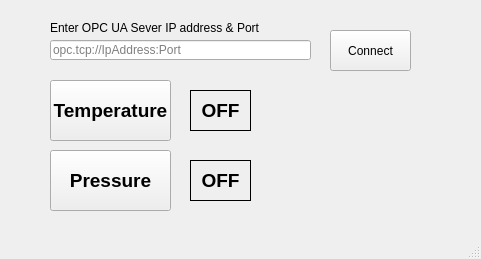
<?xml version="1.0" encoding="UTF-8"?>
<ui version="4.0">
 <class>MainWindow</class>
 <widget class="QMainWindow" name="MainWindow">
  <property name="geometry">
   <rect>
    <x>0</x>
    <y>0</y>
    <width>481</width>
    <height>259</height>
   </rect>
  </property>
  <property name="windowTitle">
   <string>UPC UA Server</string>
  </property>
  <widget class="QWidget" name="centralwidget">
   <widget class="QPushButton" name="pushButtonTemp">
    <property name="geometry">
     <rect>
      <x>50</x>
      <y>80</y>
      <width>121</width>
      <height>61</height>
     </rect>
    </property>
    <property name="font">
     <font>
      <pointsize>14</pointsize>
      <weight>75</weight>
      <bold>true</bold>
     </font>
    </property>
    <property name="text">
     <string>Temperature</string>
    </property>
   </widget>
   <widget class="QPushButton" name="pushButtonPres">
    <property name="geometry">
     <rect>
      <x>50</x>
      <y>150</y>
      <width>121</width>
      <height>61</height>
     </rect>
    </property>
    <property name="font">
     <font>
      <pointsize>14</pointsize>
      <weight>75</weight>
      <bold>true</bold>
     </font>
    </property>
    <property name="text">
     <string>Pressure</string>
    </property>
   </widget>
   <widget class="QLabel" name="labelTemp">
    <property name="geometry">
     <rect>
      <x>190</x>
      <y>90</y>
      <width>61</width>
      <height>41</height>
     </rect>
    </property>
    <property name="font">
     <font>
      <pointsize>14</pointsize>
      <weight>75</weight>
      <bold>true</bold>
     </font>
    </property>
    <property name="frameShape">
     <enum>QFrame::Box</enum>
    </property>
    <property name="text">
     <string>OFF</string>
    </property>
    <property name="alignment">
     <set>Qt::AlignCenter</set>
    </property>
   </widget>
   <widget class="QLabel" name="labelPres">
    <property name="geometry">
     <rect>
      <x>190</x>
      <y>160</y>
      <width>61</width>
      <height>41</height>
     </rect>
    </property>
    <property name="font">
     <font>
      <pointsize>14</pointsize>
      <weight>75</weight>
      <bold>true</bold>
     </font>
    </property>
    <property name="frameShape">
     <enum>QFrame::Box</enum>
    </property>
    <property name="text">
     <string>OFF</string>
    </property>
    <property name="alignment">
     <set>Qt::AlignCenter</set>
    </property>
   </widget>
   <widget class="QLineEdit" name="lineEditIpAddress">
    <property name="geometry">
     <rect>
      <x>50</x>
      <y>40</y>
      <width>261</width>
      <height>20</height>
     </rect>
    </property>
    <property name="placeholderText">
     <string>opc.tcp://IpAddress:Port</string>
    </property>
   </widget>
   <widget class="QLabel" name="label">
    <property name="geometry">
     <rect>
      <x>50</x>
      <y>20</y>
      <width>231</width>
      <height>16</height>
     </rect>
    </property>
    <property name="text">
     <string>Enter OPC UA Sever IP address &amp; Port</string>
    </property>
   </widget>
   <widget class="QLabel" name="labelTempValue">
    <property name="geometry">
     <rect>
      <x>280</x>
      <y>90</y>
      <width>101</width>
      <height>41</height>
     </rect>
    </property>
    <property name="text">
     <string/>
    </property>
   </widget>
   <widget class="QLabel" name="labelPresValue">
    <property name="geometry">
     <rect>
      <x>280</x>
      <y>160</y>
      <width>101</width>
      <height>41</height>
     </rect>
    </property>
    <property name="text">
     <string/>
    </property>
   </widget>
   <widget class="QPushButton" name="pushButtonConnect">
    <property name="geometry">
     <rect>
      <x>330</x>
      <y>30</y>
      <width>81</width>
      <height>41</height>
     </rect>
    </property>
    <property name="text">
     <string>Connect</string>
    </property>
   </widget>
  </widget>
  <widget class="QStatusBar" name="statusbar"/>
 </widget>
 <resources/>
 <connections/>
</ui>
